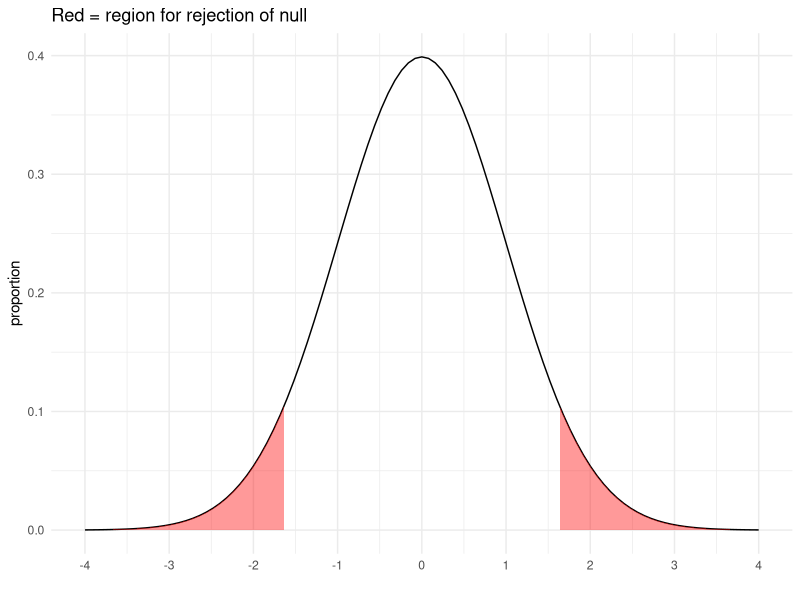
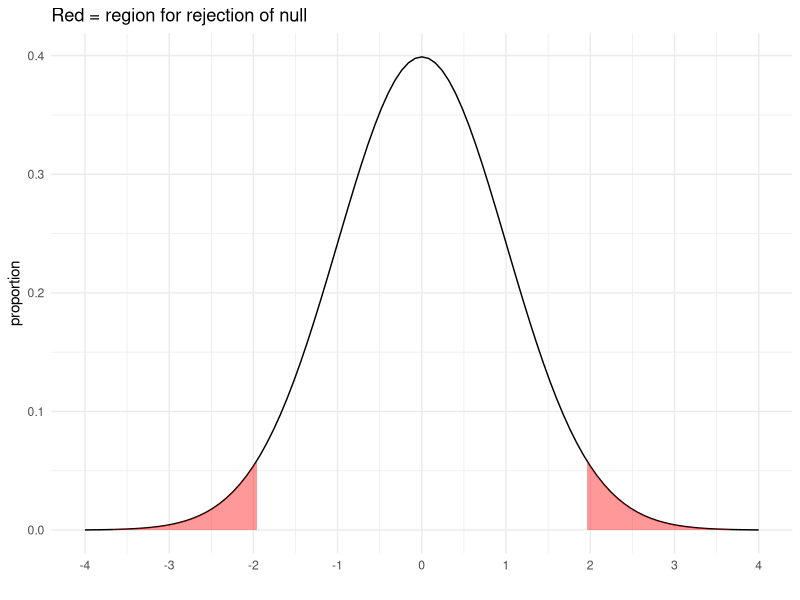
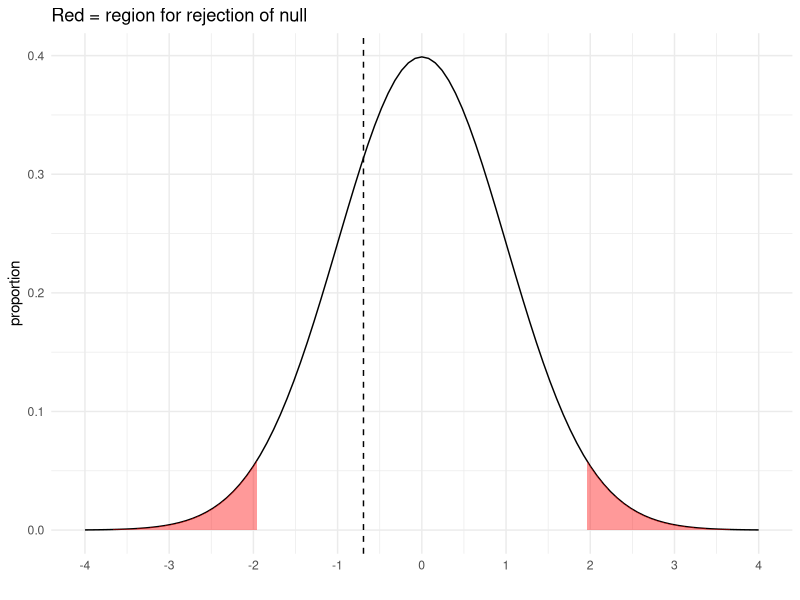

The R script that drew these images, in order:
## ---- chunk 1
knitr::opts_chunk$set(echo = TRUE)

library(tidyverse)
## ---- chunk 2
primes <- c( 10.1, 9.3, 9.2, 10.2, 9.3, 9.6, 9.4, 8.8)
## ---- chunk 3


## ---- chunk 4

ggplot(data = data.frame(x = c(-4, 4)), aes(x)) +
  stat_function(fun = dnorm, n = 101, args = list(mean = 0, sd = 1))+
  geom_area(stat = 'function', fun = dnorm, args = list(mean = 0, sd = 1), fill = "red", alpha = 0.4, xlim = c(-4, -1.64))+ # modify the xlim argument 
  geom_area(stat = 'function', fun = dnorm, args = list(mean = 0, sd = 1), fill = "red", alpha = 0.4, xlim = c(1.64, 4))+ # modify the xlim argument
  scale_x_continuous(breaks = seq(-4,4,1))+ labs(x = "", y = "proportion")+
  theme_minimal()+
  ggtitle("Red = region for rejection of null")


## ---- chunk 5


## ---- chunk 6

## ---- chunk 7


## ---- chunk 8
qnorm(c(0.025, 0.975))

## ---- chunk 9

ggplot(data = data.frame(x = c(-4, 4)), aes(x)) +
  stat_function(fun = dnorm, n = 101, args = list(mean = 0, sd = 1))+
  geom_area(stat = 'function', fun = dnorm, args = list(mean = 0, sd = 1), fill = "red", alpha = 0.4, xlim = c(-4, -1.96))+ # modify the xlim argument 
  geom_area(stat = 'function', fun = dnorm, args = list(mean = 0, sd = 1), fill = "red", alpha = 0.4, xlim = c(1.96, 4))+ # modify the xlim argument
  scale_x_continuous(breaks = seq(-4,4,1))+ labs(x = "", y = "proportion")+
  theme_minimal()+
  ggtitle("Red = region for rejection of null")


## ---- chunk 10
z <- (59500 - 60000)/(5000/sqrt(48))
z

## ---- chunk 11
ggplot(data = data.frame(x = c(-4, 4)), aes(x)) +
  stat_function(fun = dnorm, n = 101, args = list(mean = 0, sd = 1))+
  geom_area(stat = 'function', fun = dnorm, args = list(mean = 0, sd = 1), fill = "red", alpha = 0.4, xlim = c(-4, -1.96))+ # modify the xlim argument 
  geom_area(stat = 'function', fun = dnorm, args = list(mean = 0, sd = 1), fill = "red", alpha = 0.4, xlim = c(1.96, 4))+ # modify the xlim argument
  geom_vline(xintercept = z, lty = "dashed")+
  scale_x_continuous(breaks = seq(-4,4,1))+ labs(x = "", y = "proportion")+
  theme_minimal()+
  ggtitle("Red = region for rejection of null")


